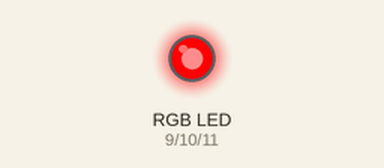
A sketch run on a simulated Arduino Uno, built with avr-gcc and run on an emulated ATmega328P. Parts: an RGB LED mixed from three pins (HIGH = lit). Dim RGB values are drawn brighter than linear.

Above: at 0.05 s.
At 1.85 s:
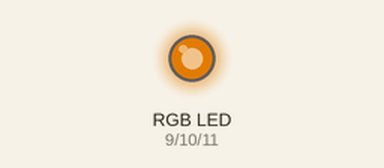
At 3.65 s:
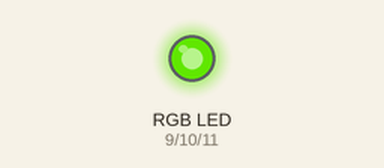
At 7.25 s:
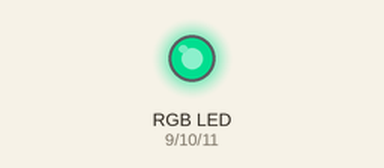
At 10.85 s:
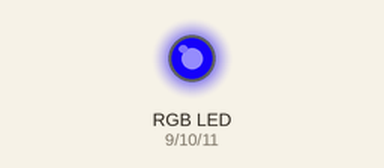
At 14.55 s:
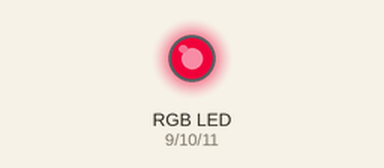
Timing chart, 0 to 20.3 s (numbered marks = the images above):
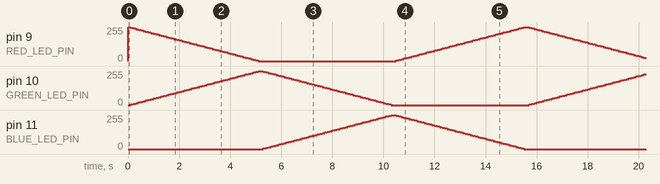

The sketch:

RGBLEDs.ino
```cpp
/*

  RGB_LED_Color_Fade_Cycle.pde

  Cycles through the colors of a RGB LED

  Written for SparkFun Arduino Inventor's Kit CIRC-RGB

*/

// LED leads connected to PWM pins
const int RED_LED_PIN = 9;
const int GREEN_LED_PIN = 10;
const int BLUE_LED_PIN = 11;

// Used to store the current intensity level of the individual LEDs
int redIntensity = 0;
int greenIntensity = 0;
int blueIntensity = 0;

// Length of time we spend showing each color
const int DISPLAY_TIME = 100; // In milliseconds


void setup() {
  // No setup required.
}

void loop() {
  // Cycle color from red through to green
  // (In this loop we move from 100% red, 0% green to 0% red, 100% green)
  for (greenIntensity = 0; greenIntensity <= 255; greenIntensity+=5) {
        redIntensity = 255-greenIntensity;
        analogWrite(GREEN_LED_PIN, greenIntensity);
        analogWrite(RED_LED_PIN, redIntensity);
        delay(DISPLAY_TIME);
  }

  // Cycle color from green through to blue
  // (In this loop we move from 100% green, 0% blue to 0% green, 100% blue)
  for (blueIntensity = 0; blueIntensity <= 255; blueIntensity+=5) {
        greenIntensity = 255-blueIntensity;
        analogWrite(BLUE_LED_PIN, blueIntensity);
        analogWrite(GREEN_LED_PIN, greenIntensity);
        delay(DISPLAY_TIME);
  }

  // Cycle cycle from blue through to red
  // (In this loop we move from 100% blue, 0% red to 0% blue, 100% red)
  for (redIntensity = 0; redIntensity <= 255; redIntensity+=5) {
        blueIntensity = 255-redIntensity;
        analogWrite(RED_LED_PIN, redIntensity);
        analogWrite(BLUE_LED_PIN, blueIntensity);
        delay(DISPLAY_TIME);
  }
}
```
